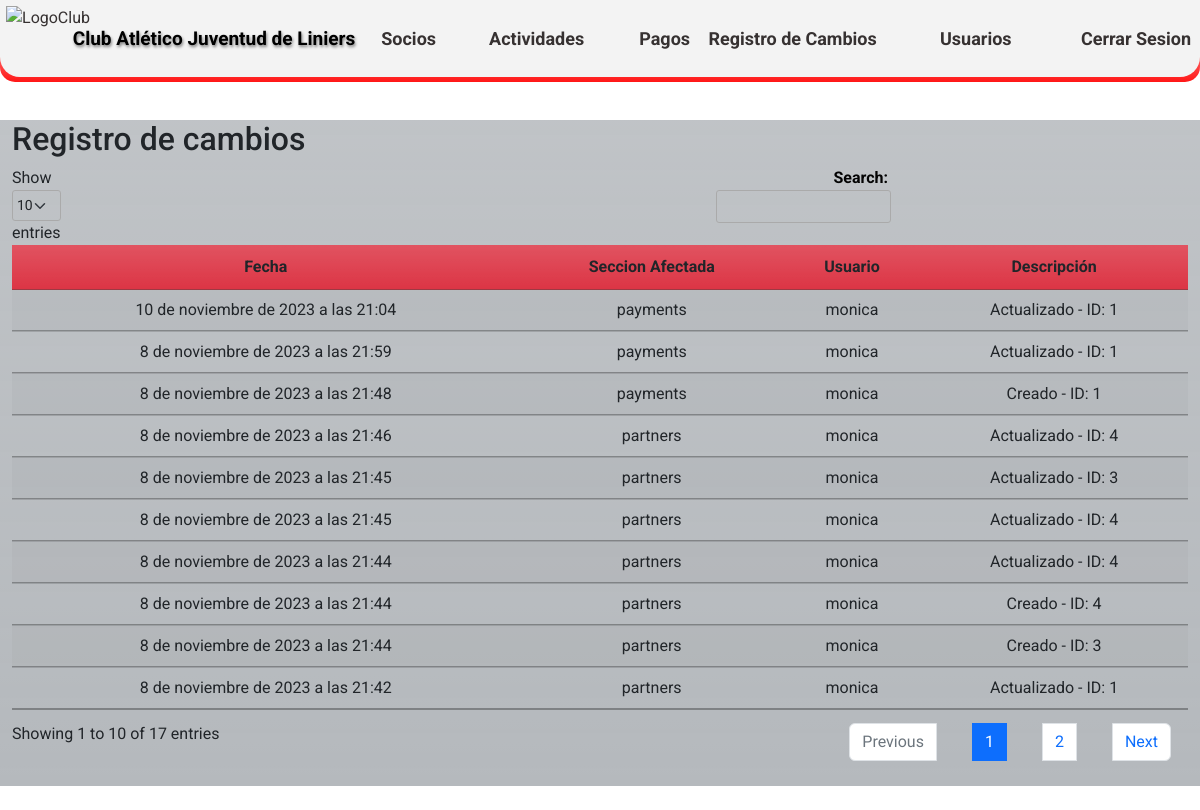
The page /change-log/ (signed in) on the database as committed earlier.
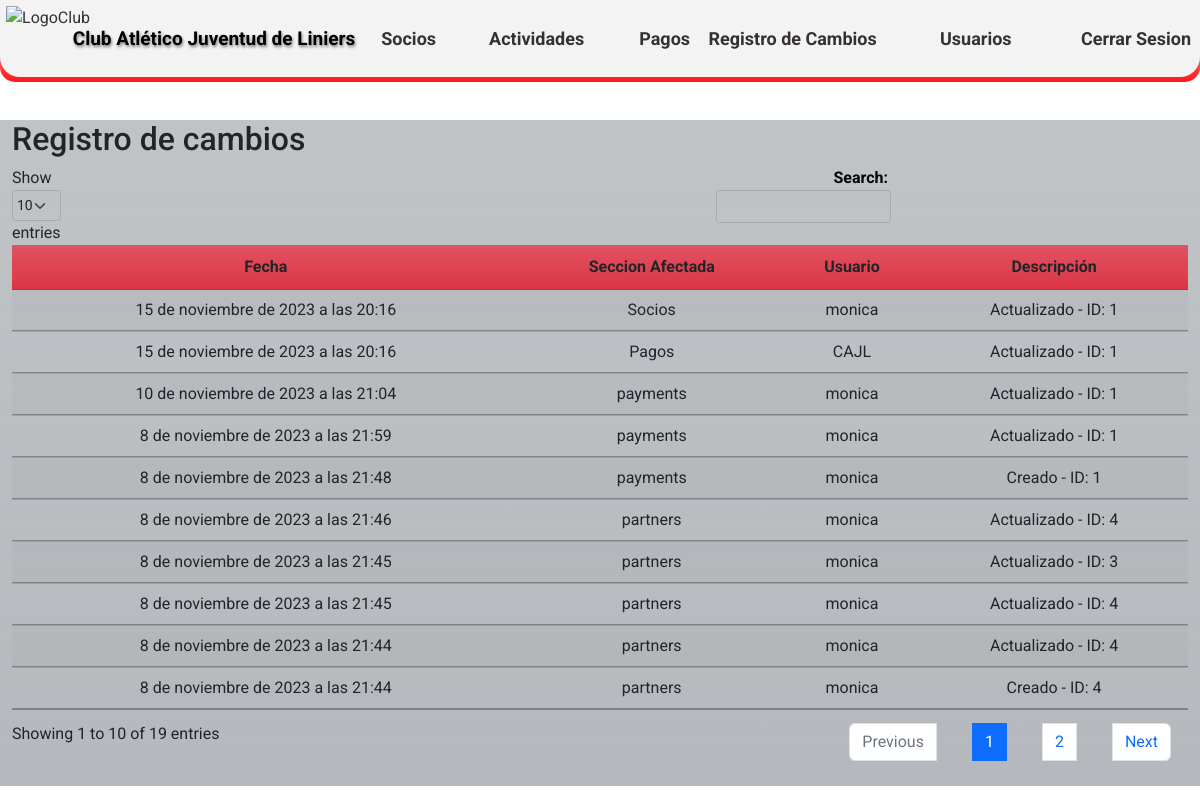
The same page on the database as committed later.
### CAJL/aplications/changelog/models.py (models this page shows)
class ChangeLog(models.Model):
    date = models.DateTimeField(auto_now_add=True)
    model_name = models.CharField(max_length=100)
    user = models.ForeignKey(User, null=True, blank=True,on_delete=models.CASCADE)  # Asócialo a tu modelo de usuario si lo tienes
    description = models.TextField()
    class Meta:
        verbose_name = 'Registro de Cambio'
        verbose_name_plural = 'Registros de Cambios'
        ordering = ['-date']

### CAJL/aplications/changelog/views.py (the view)
# urls.py: path('change-log/', change_log_view, name='change_log_view'),
@login_required
def change_log_view(request):
    change_logs = ChangeLog.objects.all()
    return render(request, 'changelog/change_log.html', {'change_logs': change_logs})

### templates/changelog/change_log.html (shortened to what this page needs)
{% extends 'loginregister/base.html' %}
{% load static %}
{% block content %}
<!DOCTYPE html>
<html>
<head>
    <!DOCTYPE html>
<html>
<head>
    <link rel="stylesheet" type="text/css" href={% static 'css/Estilos_DT.css' %} media="screen">
    <link rel="stylesheet" href="https://cdnjs.cloudflare.com/ajax/libs/font-awesome/6.2.0/css/all.min.css"/>
    <link rel="stylesheet" type="text/css" href="https://cdn.datatables.net/1.10.25/css/jquery.dataTables.min.css">
</head>
<body>
    <br>
    <br>
    <br>
    <br>
        <div class="container h-60 my-4">
            <div class="row">
                <div class="col-xl-12 bg-secondary bg-gradient bg-opacity-50">
                    <h2>Registro de cambios</h2>
            <table id="changeLogTable" class="display table table-striped">
                <thead>
                    <tr>
                        <th class="centered bg-danger bg-gradient">Fecha</th>
                        <th class="centered bg-danger bg-gradient">Seccion Afectada</th>
                        <th class="centered bg-danger bg-gradient">Usuario</th>
                        <th class="centered bg-danger bg-gradient">Descripción</th>
                    </tr>
                </thead>
                <tbody>
                            {% for change_log in change_logs %}
                        <tr>
                            <td class="centered">{{ change_log.date }}</td>
                            <td class="centered">{{ change_log.model_name }}</td>
                            <td class="centered">{{ change_log.user }}</td>
                            <td class="centered">{{ change_log.description }}</td>
                        </tr>
                    {% endfor %}
                </tbody>
            </table>
        </div>
    </div>
</div>
</body>
</html>
{% endblock %}

Rows that differ between the two databases and show on the page:
no longer on this page (row unchanged): ChangeLog: date "8 de noviembre de 2023 a las 21:44", model_name "partners", user "monica", description "Creado - ID: 3"
no longer on this page (row unchanged): ChangeLog: date "8 de noviembre de 2023 a las 21:42", model_name "partners", user "monica", description "Actualizado - ID: 1"
added ChangeLog: date "15 de noviembre de 2023 a las 20:16", model_name "Socios", user "monica", description "Actualizado - ID: 1"
added ChangeLog: date "15 de noviembre de 2023 a las 20:16", model_name "Pagos", user "CAJL", description "Actualizado - ID: 1"
Other text that changed with them:
text written by a page script: "Show entries Search: Showing 1 to 10 of 17 entries Previous 1 2 Next" → "Show entries Search: Showing 1 to 10 of 19 entries Previous 1 2 Next"
